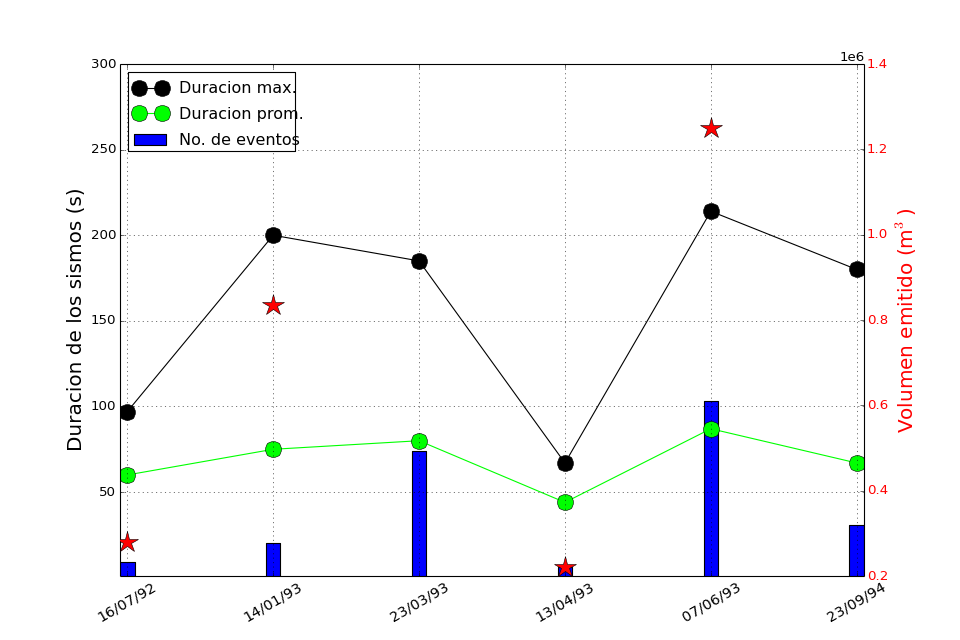

The script that saved this image:
#!/usr/bin/env python
# -*- coding: utf-8 -*-

import matplotlib.pyplot as plt
import numpy as np

volumen = [0.28e6,0.835e6,0.835e6,0.22e6,1.25e6,1.25e6]
dur_max = [97,200,185, 67,214, 180]
dur_av = [60,75, 80, 44, 87, 67]
erup =['16/07/92','14/01/93','23/03/93','13/04/93','07/06/93','23/09/94']
num_erup =np.arange(0,len(erup))
num_ev = [9,20,74,6,103,31]
wid = 0.1

fig, ax = plt.subplots(figsize = (12,8))

ax.grid(True)
ax.plot(num_erup,dur_max, 'o-', color = 'k', markersize=15, label = 'Duracion max.')
ax.plot(num_erup,dur_av,'o-', color ='lime', markersize=15, label = 'Duracion prom.')
rects = ax.bar(num_erup , num_ev, align= 'center', width = wid, color='b', label ='No. de eventos')
ax.set_xlim(-1,7)
ax.set_xticks(num_erup)
ax.set_xticklabels(erup, rotation= 30, fontsize = 13)
ax.set_ylim([1,300])
ax1 = ax.twinx()

for num in range(len(num_erup)):
    if num != 2 and num != 5:
        ax1.plot(num_erup[num],volumen[num], '*',color= 'r', markersize=20, label = 'Volumen emitido')

ax1.ticklabel_format(axis='y', style='sci', scilimits=(-2,2))

for label in ax1.get_yticklabels():
    label.set_color("red")
ax1.set_ylabel('Volumen emitido (m$^3$)', fontsize = 18, color = 'r')

for label in ax.get_yticklabels():
    label.set_color("k")
ax.set_ylabel('Duracion de los sismos (s)', fontsize = 18, color = 'k')
ax.legend(loc=2)

plt.show()
fig.savefig('galeras.png', dpi=80)